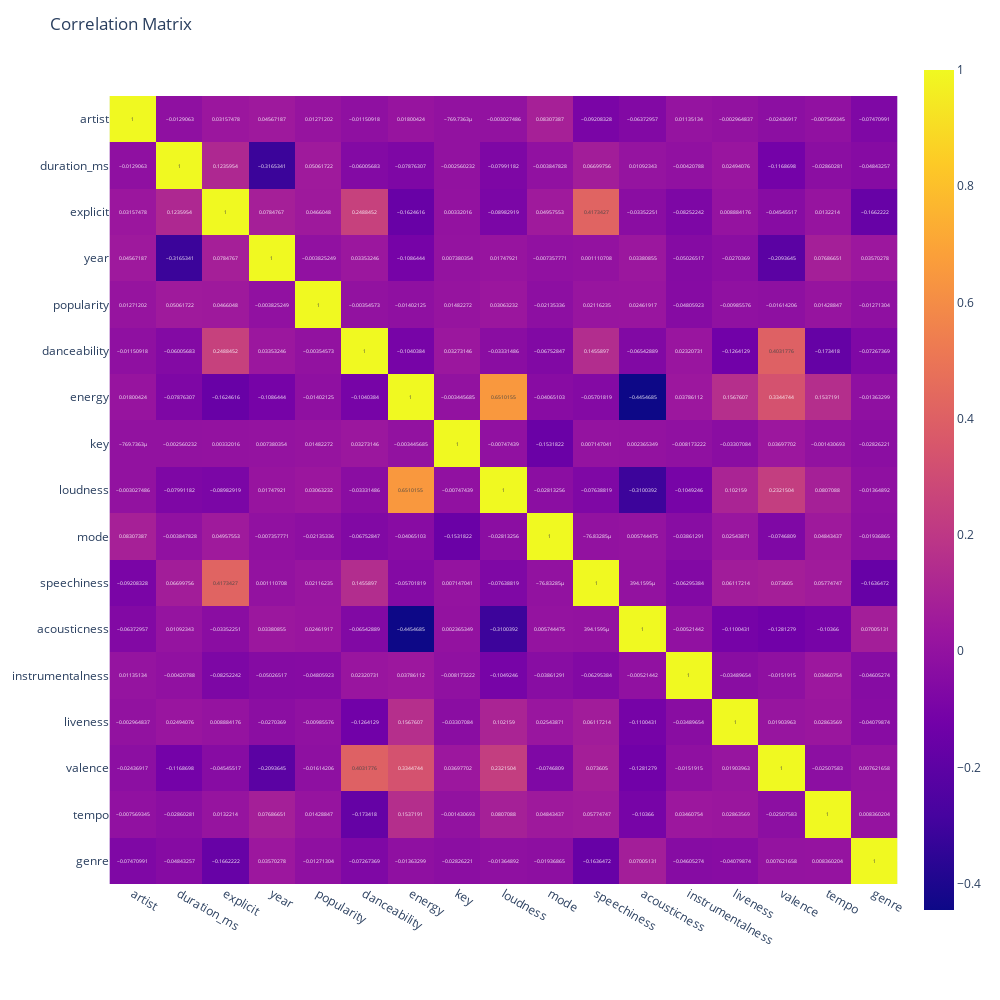

This figure's notebook cell:
### Code cell
fig = px.imshow(df_1.corr(), text_auto=True, height=1000, width=1000)
fig.update_layout(title='Correlation Matrix')
fig.show()

### Figure 1 — Plotly figure (JSON) as saved in the notebook; plotly's stock layout.template omitted (floating-point values rounded to 4 significant figures; data arrays with more than 128 entries replaced by an {"elided": "..."} marker saying what was removed)
{"data": [{"coloraxis": "coloraxis", "hovertemplate": "x: %{x}<br>y: %{y}<br>color: %{z}<extra></extra>", "name": "0", "texttemplate": "%{z}", "type": "heatmap", "x": ["artist", "duration_ms", "explicit", "year", "popularity", "danceability", "energy", "key", "loudness", "mode", "speechiness", "acousticness", "instrumentalness", "liveness", "valence", "tempo", "genre"], "xaxis": "x", "y": ["artist", "duration_ms", "explicit", "year", "popularity", "danceability", "energy", "key", "loudness", "mode", "speechiness", "acousticness", "instrumentalness", "liveness", "valence", "tempo", "genre"], "yaxis": "y", "z": {"elided": "17x17 float values"}}], "layout": {"coloraxis": {"colorscale": [[0, "#0d0887"], [0.1111, "#46039f"], [0.2222, "#7201a8"], [0.3333, "#9c179e"], [0.4444, "#bd3786"], [0.5556, "#d8576b"], [0.6667, "#ed7953"], [0.7778, "#fb9f3a"], [0.8889, "#fdca26"], [1, "#f0f921"]]}, "height": 1000, "margin": {"t": 60}, "title": {"text": "Correlation Matrix"}, "width": 1000, "xaxis": {"anchor": "y", "constrain": "domain", "domain": [0, 1], "scaleanchor": "y"}, "yaxis": {"anchor": "x", "autorange": "reversed", "constrain": "domain", "domain": [0, 1]}}}
